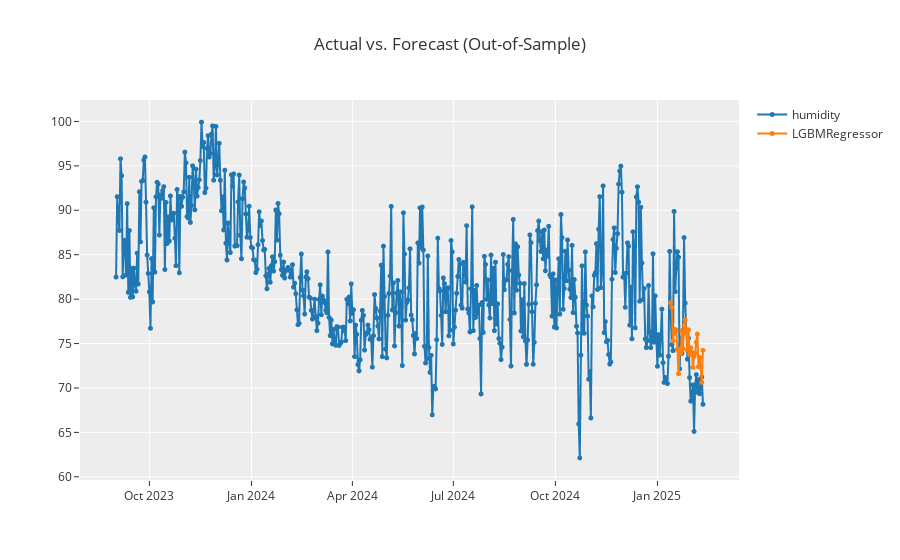

Notebook code cell kept with this figure:
### Code cell
plot_model(best, plot = 'forecast')

### Figure 1 — Plotly figure (JSON) as saved in the notebook; plotly's stock layout.template omitted (floating-point values rounded to 4 significant figures; data arrays with more than 128 entries replaced by an {"elided": "..."} marker saying what was removed)
{"data": [{"line": {"color": "rgb(31, 119, 180)", "width": 2}, "marker": {"color": "rgb(31, 119, 180)", "size": 5}, "mode": "lines+markers", "name": "humidity", "type": "scattergl", "x": {"elided": "530 str values"}, "xaxis": "x", "y": {"elided": "530 float values"}, "yaxis": "y"}, {"line": {"color": "rgb(255, 127, 14)", "width": 2}, "marker": {"color": "rgb(255, 127, 14)", "size": 5}, "mode": "lines+markers", "name": "LGBMRegressor", "type": "scattergl", "x": {"elided": "530 str values"}, "xaxis": "x", "y": {"elided": "530 float values"}, "yaxis": "y"}], "layout": {"showlegend": true, "title": {"text": "Actual vs. Forecast (Out-of-Sample)"}, "xaxis": {"anchor": "y", "domain": [0, 1]}, "yaxis": {"anchor": "x", "domain": [0, 1]}}}
